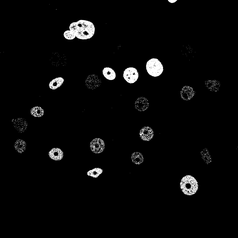
#> input picture Ergebnisse/Histogramm+Otsu/N2DH-GOWT1/t01.tif, 238 x 238 px, shrunk from 1024 x 1024 before the run, given in place of t01.png, which was not available; the run also reads 1 picture not shown here
$ jupyter execute --allow-errors task3.ipynb   (shell and % lines are left out)   (text cells are left out)
#> lines starting #> are read from the running program, lines starting #| are printed output that depends on the picture; pictures that were not available may be replaced by others from this repository, and a replacement may not be noted
[cell 1]
%pylab
import numpy as np
import scipy.ndimage

[cell 2]
#datensatz 1 Bild 1 Darstellung
img = imread('BioInfo_Projekt/t01.png')
#> img is the input picture: shape (238, 238); min 0, max 255, mean 7.8
figure(figsize(15,8))
imshow( img,'gray' )
colorbar()
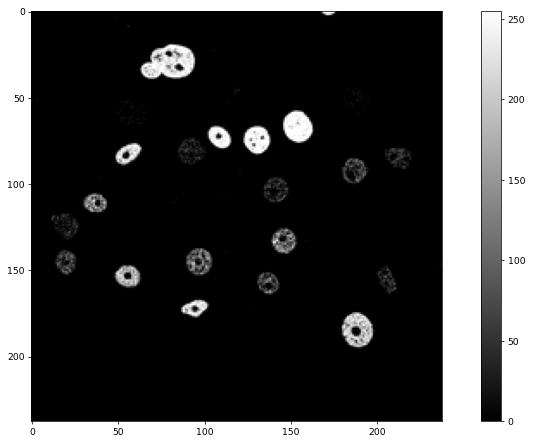
#> figure drawn by matplotlib, 2 panels

[cell 3]
#datensatz 1 Bild 1 Histogramm
img.flatten()
hist(img)
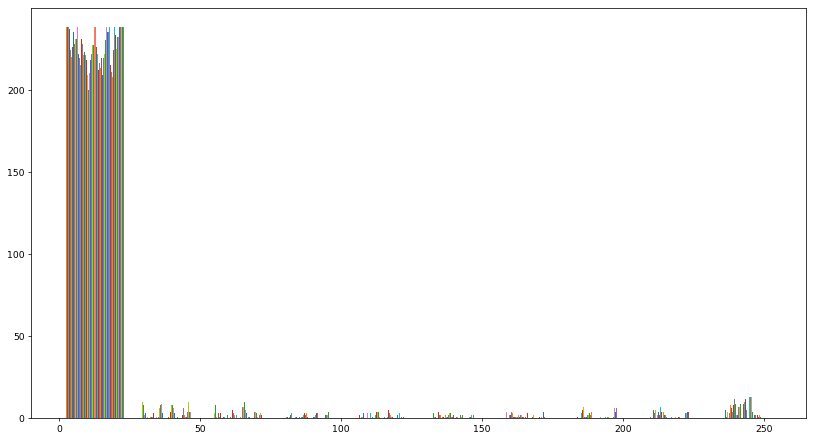
#> figure drawn by matplotlib, 1 panel; tallest bar 238 high, from x = 2.55 to 2.64; tallest bar 238 high, from x = 2.64 to 2.72; tallest bar 238 high, from x = 2.72 to 2.81

[cell 4]
#Datensatz 2 Bild zeigen
img2 = imread('BioInfo_Projekt/t13.png')
figure(figsize(15,8))
imshow(img, 'gray')
colorbar()

[cell 5]
#Datensatz 2 Bild Histogramm
img2.flatten()
hist(img2)
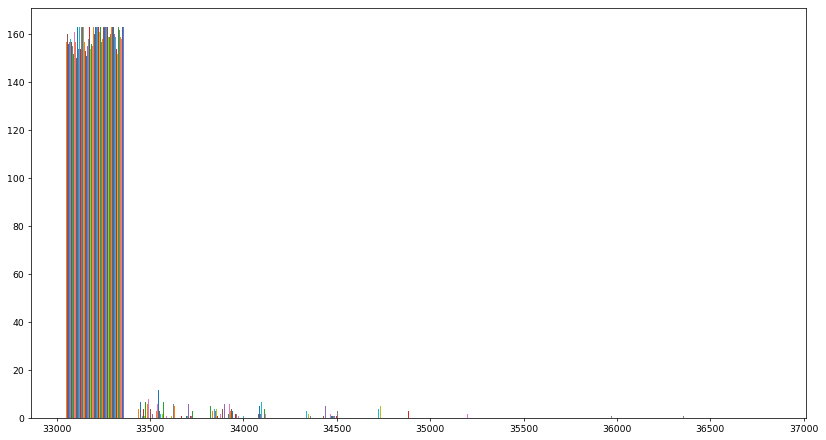
#> figure drawn by matplotlib, 1 panel; tallest bar 160 high, from x = 33050.5 to 33051.7; tallest bar 157 high, from x = 33051.7 to 33052.9; tallest bar 156 high, from x = 33052.9 to 33054.1

[cell 6]
#Datensatz 2 Bild Mean Filter
img3 = img2.copy()
scipy.ndimage.uniform_filter(img3, 15)
imshow(img3, 'gray')

[cell 7]
#Datensatz 2 Bild Mean Filter Histogramm
img3.flatten()
hist(img3)

[cell 8]
#Datensatz 2 Bild Median Filter
img4 = img2.copy()
scipy.ndimage.median_filter(img4, 70)
imshow(img4, 'gray')

[cell 9]
#Datensatz 2 Bild Median Filter Histogramm
img4.flatten()
hist(img4)

[cell 10]
# Datensatz 2 t13 minimale intensität ermitteln
h=img2.flatten()
list(h)
min(h)
#> Out = 33012

[cell 11]
# Datensatz 2 t13 maximale intensität ermitteln
h=img2.flatten()
list(h)
max(h)
#> Out = 36863

[cell 12]
# Datnesatz 2 t13 Definition strech
def stretch(a, lower_thresh, upper_thresh):
#> called with lower_thresh = 0.504, upper_thresh = 0.562
    r = 255.0/(upper_thresh-lower_thresh+2) # unit of stretching
    out = np.round(r*(a-lower_thresh+1)).astype(a.dtype) # stretched values
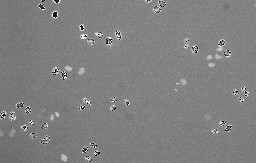
#> out: shape (163, 256) uint16; min 25, max 65453, mean 32951.8; drawn with min black and max white
    out[a<lower_thresh] = 0
    out[a>upper_thresh] = 255
#> out: shape (163, 256) uint16; every value is 255
    return out

[cell 13]
# Datensatz 2 t13 Ausfürhung
img9 = copy(img2)
f = stretch(img9,0.50365454,0.5624933)
imshow(f, 'gray')
colorbar()
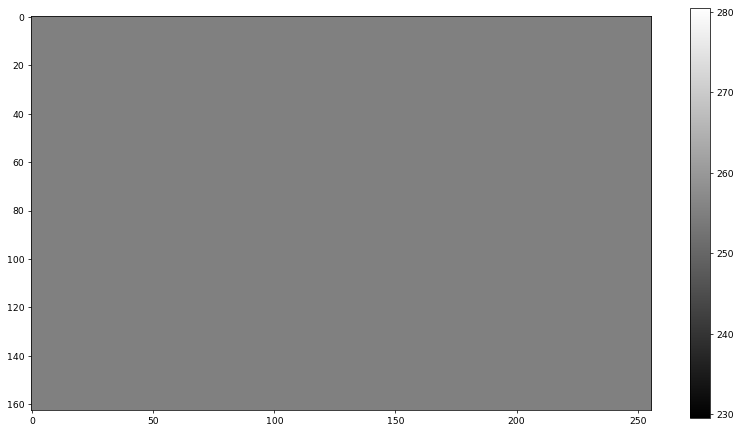
#> figure drawn by matplotlib, 2 panels

[cell 14]
# Datensatz 2 t13 Histogramm nach streching
f.flatten()
hist(f)
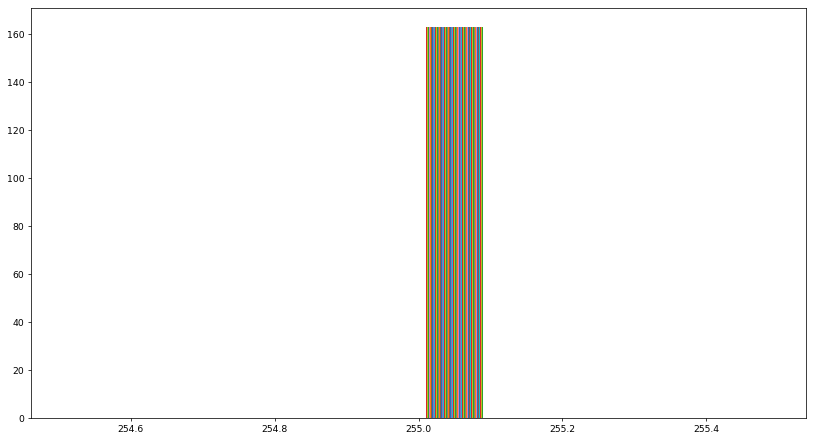
#> figure drawn by matplotlib, 1 panel; tallest bar 163 high, from x = 255 to 255; tallest bar 163 high, from x = 255 to 255; tallest bar 163 high, from x = 255 to 255

[cell 15]
def meanfilter(img, size):
    result = numpy.zeros(img.shape)
    n = (size - 1) // 2
    for p in ndindex(img.shape):
        neighborhood_sum = 0
        if n <= p[0] and n<= p[1] and n + p[0]< img.shape[0] and n + p[1] < img.shape[1]:
            for q in ndindex(size, size):
                neighborhood_sum = neighborhood_sum + img[p[0]+q[0]-n,p[1]+q[1]-n]
        result[p]= neighborhood_sum/(size*size)

    return result

[cell 16]
img2 = img.copy()
#> (the rest of this cell did not finish here and is left out)

#> (a cell that did not finish here is left out)

[cell 18]
def medianfilter(img, size):
    result = numpy.zeros(img.shape)
    n = (size-1) // 2
    for p in ndindex(img.shape):
        if n <= p[0] and n <= p[1] and n + p[0] < img.shape[0] and n + p[1]< img.shape[1]:
            neighbourhood_list = []
            for q in ndindex(size, size):
                neighbourhood_list.append(img[p[0]+q[0]-n, p[1]+q[1]-n])

    #liste erstellen, sortieren und anwenden auf p
            neighbourhood_list.sort()
            result[p] = neighbourhood_list[len(neighbourhood_list)//2]

    # write your code here
    return result

[cell 19]
img3 = img.copy()
#> (the rest of this cell did not finish here and is left out)

#> (a cell that did not finish here is left out)

[cell 21]
import scipy.ndimage

[cell 22]
img6 = img.copy()
scipy.ndimage.uniform_filter(img6, 15)
imshow(img6, 'gray')

[cell 23]
img7 = img.copy()
scipy.ndimage.median_filter(img7, 70)
imshow(img7, 'gray')

[cell 24]
img8 = img.copy()
scipy.ndimage.gaussian_filter(img8, 70)
imshow(img8, 'gray')

[cell 25]
def fastfilter(img, size):
    result = numpy.zeros(img.shape)
    n = (size-1) // 2
    for p in ndindex(img.shape):
         if n <= p[0] and n<= p[1] and n + p[0]< img.shape[0] and n + p[1] < img.shape[1]:
                result[p] = img[p[0]-n:p[0]+n+1 ,p[1]-n:p[1]+n+1].mean()

    return(result)

[cell 26]
def fastfiltermd(img, size):
    result = numpy.zeros(img.shape)
    n = (size-1) // 2
    for p in ndindex(img.shape):
        if n <= p[0] and n <= p[1] and n + p[0] < img.shape[0] and n + p[1] < img.shape[1]:
            lf = flatten(img[p[0]-n:p[0]+1+n, p[1]-n:p[1]+1+n])
            result[p] = sorted(lf)[size*2//2]
    return(result)
    # write your code here

[cell 27]
def fastfiltermde(img, size):
    result = numpy.zeros(img.shape)
    n = (size-1) // 2
    for p in ndindex(img.shape):
        if n <= p[0] and n <= p[1] and n + p[0] < img.shape[0] and n + p[1] < img.shape[1]:
            result[p] = sorted(flatten(img[p[0]-n:p[0]+1+n, p[1]-n:p[1]+1+n]))[size*2//2]
    return(result)

[cell 28]
img10 = img.copy()
#> (the rest of this cell did not finish here and is left out)

[cell 29]
img12 = img.copy()
#> (the rest of this cell did not finish here and is left out)

[cell 30]
img14 = img.copy()
#> (the rest of this cell did not finish here and is left out)

#> (a cell that did not finish here is left out)
